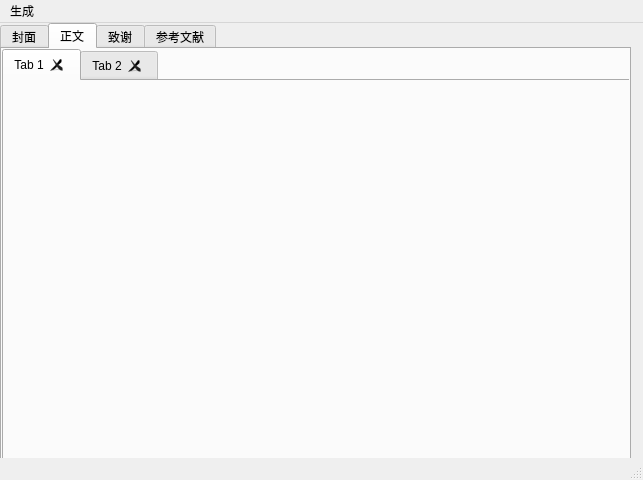
<?xml version="1.0" encoding="UTF-8"?>
<ui version="4.0">
 <class>MainWindow</class>
 <widget class="QMainWindow" name="MainWindow">
  <property name="geometry">
   <rect>
    <x>0</x>
    <y>0</y>
    <width>643</width>
    <height>480</height>
   </rect>
  </property>
  <property name="windowTitle">
   <string>MainWindow</string>
  </property>
  <widget class="QWidget" name="centralwidget">
   <widget class="QTabWidget" name="tabWidget">
    <property name="geometry">
     <rect>
      <x>0</x>
      <y>0</y>
      <width>631</width>
      <height>441</height>
     </rect>
    </property>
    <property name="currentIndex">
     <number>1</number>
    </property>
    <widget class="QWidget" name="tab">
     <attribute name="title">
      <string>封面</string>
     </attribute>
    </widget>
    <widget class="QWidget" name="tab_2">
     <attribute name="title">
      <string>正文</string>
     </attribute>
     <widget class="QTabWidget" name="tabWidget_2">
      <property name="geometry">
       <rect>
        <x>0</x>
        <y>0</y>
        <width>631</width>
        <height>421</height>
       </rect>
      </property>
      <property name="currentIndex">
       <number>0</number>
      </property>
      <property name="documentMode">
       <bool>false</bool>
      </property>
      <property name="tabsClosable">
       <bool>true</bool>
      </property>
      <property name="tabBarAutoHide">
       <bool>false</bool>
      </property>
      <widget class="QWidget" name="tab_5">
       <attribute name="title">
        <string>Tab 1</string>
       </attribute>
      </widget>
      <widget class="QWidget" name="tab_6">
       <attribute name="title">
        <string>Tab 2</string>
       </attribute>
      </widget>
     </widget>
    </widget>
    <widget class="QWidget" name="tab_3">
     <attribute name="title">
      <string>致谢</string>
     </attribute>
    </widget>
    <widget class="QWidget" name="tab_4">
     <attribute name="title">
      <string>参考文献</string>
     </attribute>
    </widget>
   </widget>
  </widget>
  <widget class="QMenuBar" name="menubar">
   <property name="geometry">
    <rect>
     <x>0</x>
     <y>0</y>
     <width>643</width>
     <height>23</height>
    </rect>
   </property>
   <widget class="QMenu" name="menu">
    <property name="title">
     <string>生成</string>
    </property>
   </widget>
   <addaction name="menu"/>
  </widget>
  <widget class="QStatusBar" name="statusbar"/>
 </widget>
 <resources/>
 <connections>
  <connection>
   <sender>tabWidget_2</sender>
   <signal>currentChanged(int)</signal>
   <receiver>tabWidget_2</receiver>
   <slot>setCurrentIndex(int)</slot>
   <hints>
    <hint type="sourcelabel">
     <x>317</x>
     <y>254</y>
    </hint>
    <hint type="destinationlabel">
     <x>317</x>
     <y>254</y>
    </hint>
   </hints>
  </connection>
  <connection>
   <sender>tabWidget_2</sender>
   <signal>tabCloseRequested(int)</signal>
   <receiver>tabWidget_2</receiver>
   <slot>close()</slot>
   <hints>
    <hint type="sourcelabel">
     <x>317</x>
     <y>254</y>
    </hint>
    <hint type="destinationlabel">
     <x>317</x>
     <y>254</y>
    </hint>
   </hints>
  </connection>
 </connections>
</ui>
